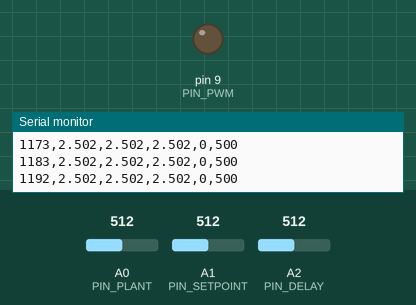
This sketch was run on a simulated Arduino Uno, built with avr-gcc and run on an emulated ATmega328P. Shown: output pins drawn as LEDs (lit = HIGH), the last lines printed to the serial monitor. Inputs (shaded band) come from the test bench; at power-on: A1 (PIN_SETPOINT) = 512, A0 (PIN_PLANT) = 512, A2 (PIN_DELAY) = 512.

Above: at 1.2 s.
1.3 s: A1 (PIN_SETPOINT) set to 716
At 1.45 s:
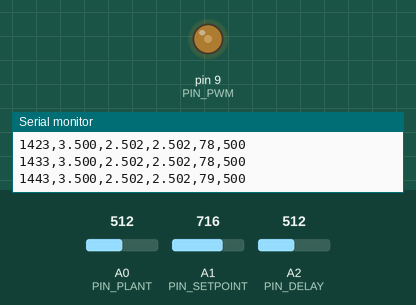
At 3.55 s:
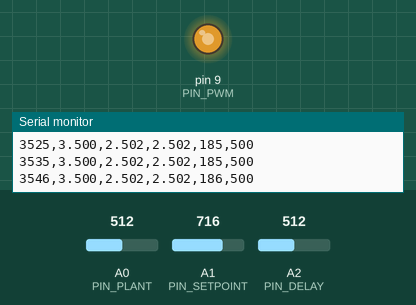
4.3 s: A0 (PIN_PLANT) set to 1010
At 4.7 s:
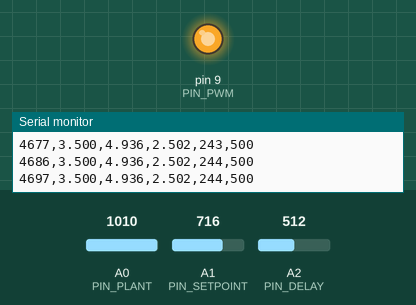
7.3 s: A0 (PIN_PLANT) set to 900
10.3 s: A1 (PIN_SETPOINT) set to 1010
At 11.1 s:
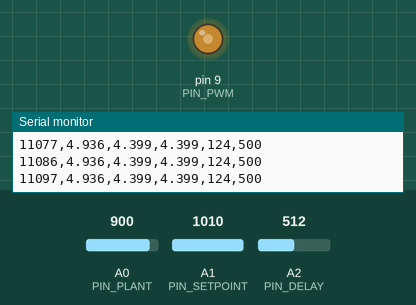
13.3 s: A2 (PIN_DELAY) set to 0
16.3 s: A2 (PIN_DELAY) set to 93
17.8 s: A2 (PIN_DELAY) set to 106
Timing chart, 0 to 20.3 s (numbered marks = the images above; inputs shaded):
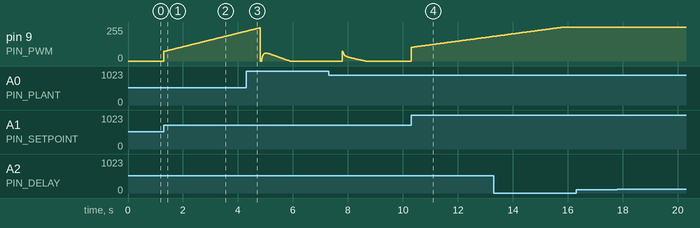

Measured:
- after the input at 1.3 s, pin 9 (PIN_PWM): moves from 0/255 to 224/255 over 3.0 s, starting at once
- after the input at 10.3 s, pin 9 (PIN_PWM): moves from 0/255 to 184/255 over 3.0 s, starting at once

The sketch:

PID_Nyquist_Proteus_Arduino_PID.ino
```cpp
/*
  PROJETO: Controle PID com atraso variavel na realimentacao
  Plataforma: Arduino Uno R3 / ATmega328P - Proteus 8.x

  ESTE ARQUIVO E UMA VERSAO SEPARADA DO FIRMWARE PI ORIGINAL.
  Preserve PI_Nyquist_Proteus_Arduino.ino para os ensaios PI.

  LIGACOES (NAO ALTERAR O CIRCUITO):
    D9 (PWM) -> R1 4k7 -> PLANT_OUT -> A0
                                |
                              C1 100uF
                                |
                               GND
    RV1: cursor em A1 (setpoint)
    RV2: cursor em A2 (atraso)
    D1/TX -> RXD do Virtual Terminal

  TELEMETRIA CSV (115200 baud):
    tempo_ms,setpoint_V,saida_V,saida_atrasada_V,pwm,atraso_ms

  CONTROLADOR:
    PID com derivada sobre a medicao atrasada, filtro de primeira ordem
    e anti-windup por integracao condicional.

  IMPORTANTE:
    Kp=1.40, Ki=1.00 e Kd=0.08 sao valores INICIAIS para ensaio.
    Kd diferente de zero habilita efetivamente a acao derivativa.
    Esses ganhos nao estao declarados como otimizados/validados.
*/

#include <Arduino.h>

// ------------------------------ Pinos ----------------------------------------
const uint8_t PIN_PWM      = 9;
const uint8_t PIN_PLANT    = A0;
const uint8_t PIN_SETPOINT = A1;
const uint8_t PIN_DELAY    = A2;

// --------------------------- Temporizacao ------------------------------------
const unsigned long SAMPLE_TIME_US = 10000UL;  // 10 ms (100 Hz)
const unsigned long SAMPLE_TIME_MS = 10UL;
const unsigned long MAX_DELAY_MS   = 1000UL;

const uint8_t MAX_DELAY_SAMPLES =
    (uint8_t)(MAX_DELAY_MS / SAMPLE_TIME_MS);
const uint8_t BUFFER_SIZE = MAX_DELAY_SAMPLES + 1U;

// ------------------------- Ganhos do PID -------------------------------------
// Unidades normalizadas: entrada e saida entre 0.0 e 1.0.
// Estes sao valores iniciais; nao os trate como sintonia final.
const float KP = 1.40f;
const float KI = 1.00f;
const float KD = 0.08f;

// Constante de tempo do filtro da derivada (segundos).
const float DERIVATIVE_FILTER_S = 0.05f;

// Limite da memoria integral.
const float INTEGRAL_LIMIT = 2.0f;

// Referencia ADC nominal do Arduino Uno.
const float ADC_REFERENCE_V = 5.0f;

// --------------------------- Buffer de atraso --------------------------------
float yHistory[BUFFER_SIZE];
uint8_t writeIndex = 0;

// --------------------------- Estado do PID -----------------------------------
float integralTerm = 0.0f;
float previousDelayedY = 0.0f;
float filteredDerivative = 0.0f;
unsigned long lastSampleUs = 0UL;

// ------------------------------ Funcoes --------------------------------------
float saturate01(float value) {
  if (value < 0.0f) return 0.0f;
  if (value > 1.0f) return 1.0f;
  return value;
}

float readNormalized(uint8_t pin) {
  return (float)analogRead(pin) / 1023.0f;
}

uint8_t calculateDelaySamples(uint16_t delayRaw) {
  // Arredonda para o passo de amostragem mais proximo (10 ms).
  const uint32_t numerator =
      (uint32_t)delayRaw * (uint32_t)MAX_DELAY_SAMPLES + 511UL;
  uint32_t samples = numerator / 1023UL;

  if (samples > MAX_DELAY_SAMPLES) {
    samples = MAX_DELAY_SAMPLES;
  }
  return (uint8_t)samples;
}

void setup() {
  pinMode(PIN_PWM, OUTPUT);
  analogWrite(PIN_PWM, 0);

  Serial.begin(115200);

  const float initialY = readNormalized(PIN_PLANT);
  for (uint8_t i = 0; i < BUFFER_SIZE; i++) {
    yHistory[i] = initialY;
  }

  writeIndex = 0;
  integralTerm = 0.0f;
  previousDelayedY = initialY;
  filteredDerivative = 0.0f;

  Serial.println(F("tempo_ms,setpoint_V,saida_V,saida_atrasada_V,pwm,atraso_ms"));
  lastSampleUs = micros();
}

void loop() {
  const unsigned long nowUs = micros();
  const unsigned long elapsedUs = nowUs - lastSampleUs;

  if (elapsedUs < SAMPLE_TIME_US) {
    return;
  }

  // Usa o tempo realmente transcorrido na atualizacao.
  const float dt = (float)elapsedUs / 1000000.0f;
  lastSampleUs = nowUs;

  const float setpoint = readNormalized(PIN_SETPOINT);
  const float yNow = readNormalized(PIN_PLANT);
  const uint16_t delayRaw = (uint16_t)analogRead(PIN_DELAY);

  const uint8_t delaySamples = calculateDelaySamples(delayRaw);
  const unsigned long delayAppliedMs =
      (unsigned long)delaySamples * SAMPLE_TIME_MS;

  // Armazena a leitura atual e recupera a leitura atrasada.
  yHistory[writeIndex] = yNow;

  const uint16_t readPosition =
      ((uint16_t)writeIndex + (uint16_t)BUFFER_SIZE -
       (uint16_t)delaySamples) % (uint16_t)BUFFER_SIZE;

  const float yDelayed = yHistory[(uint8_t)readPosition];
  const float error = setpoint - yDelayed;

  // Derivada sobre a medicao (nao sobre o setpoint), reduzindo derivative kick.
  const float derivativeRaw = (yDelayed - previousDelayedY) / dt;
  const float alpha = DERIVATIVE_FILTER_S /
                      (DERIVATIVE_FILTER_S + dt);

  filteredDerivative =
      alpha * filteredDerivative + (1.0f - alpha) * derivativeRaw;

  // Acao PID: P + I - D_medicao.
  float controlRaw =
      KP * error + KI * integralTerm - KD * filteredDerivative;

  // Anti-windup por integracao condicional.
  const bool canIntegrate =
      (controlRaw >= 0.0f && controlRaw <= 1.0f) ||
      (controlRaw > 1.0f && error < 0.0f) ||
      (controlRaw < 0.0f && error > 0.0f);

  if (canIntegrate) {
    integralTerm += error * dt;

    if (integralTerm > INTEGRAL_LIMIT) {
      integralTerm = INTEGRAL_LIMIT;
    } else if (integralTerm < -INTEGRAL_LIMIT) {
      integralTerm = -INTEGRAL_LIMIT;
    }
  }

  // Recalcula a saida com a integral atualizada.
  controlRaw =
      KP * error + KI * integralTerm - KD * filteredDerivative;

  const float control = saturate01(controlRaw);
  const uint8_t pwmValue = (uint8_t)(control * 255.0f + 0.5f);

  analogWrite(PIN_PWM, pwmValue);

  previousDelayedY = yDelayed;

  writeIndex++;
  if (writeIndex >= BUFFER_SIZE) {
    writeIndex = 0;
  }

  // Mantem o mesmo formato CSV dos ensaios anteriores.
  Serial.print(millis());
  Serial.print(',');
  Serial.print(setpoint * ADC_REFERENCE_V, 3);
  Serial.print(',');
  Serial.print(yNow * ADC_REFERENCE_V, 3);
  Serial.print(',');
  Serial.print(yDelayed * ADC_REFERENCE_V, 3);
  Serial.print(',');
  Serial.print(pwmValue);
  Serial.print(',');
  Serial.println(delayAppliedMs);
}
```
